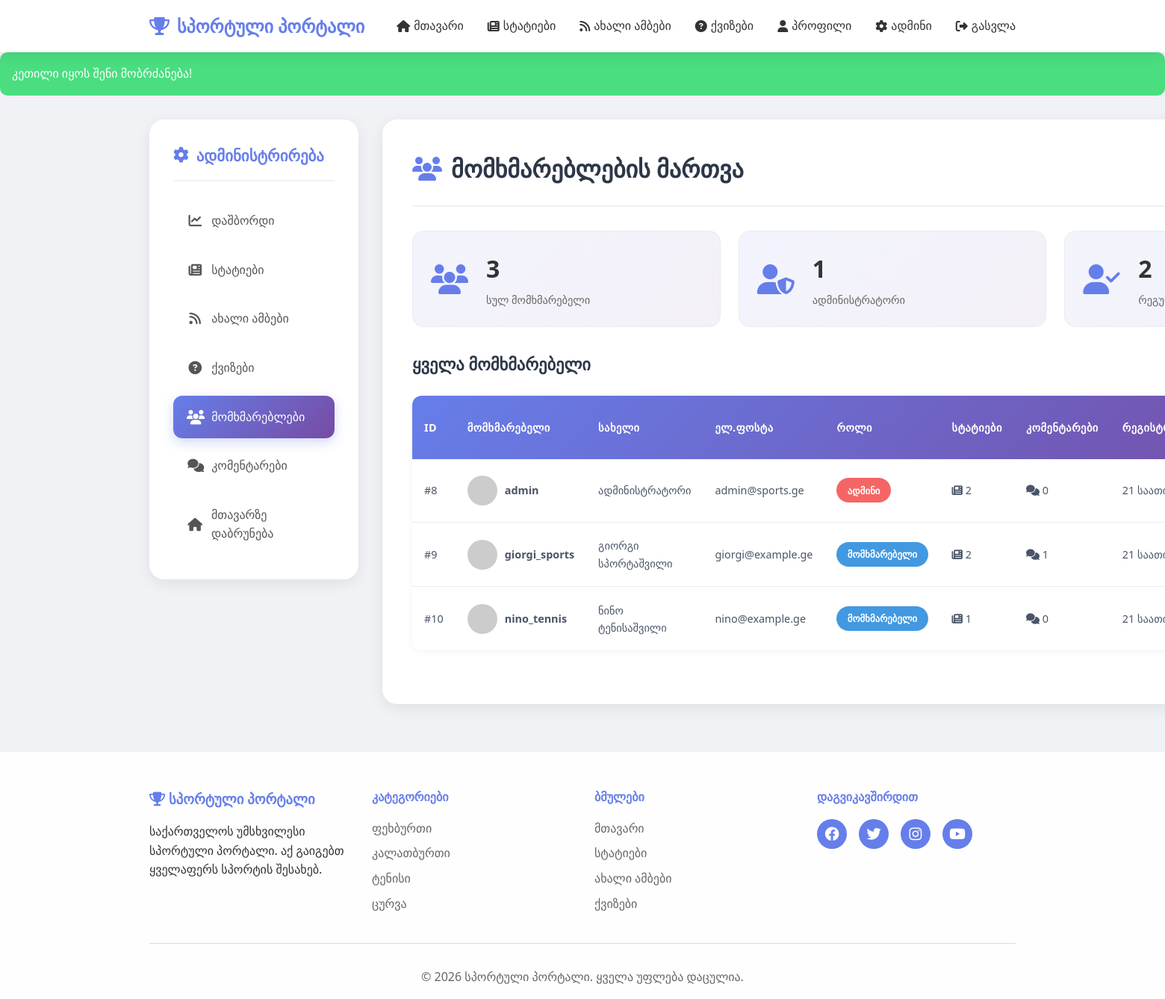
/admin/users.php (signed in), run on the app's committed database.
### tables this page shows
CREATE TABLE `users` (
  `id` int(11) NOT NULL,
  `username` varchar(50) NOT NULL,
  `email` varchar(100) NOT NULL,
  `password` varchar(255) NOT NULL,
  `full_name` varchar(100) NOT NULL,
  `profile_image` varchar(255) DEFAULT 'default.jpg',
  `role` enum('user','admin') DEFAULT 'user',
  `created_at` timestamp NOT NULL DEFAULT current_timestamp(),
  `last_login` timestamp NULL DEFAULT NULL
);

### admin/users.php (the view, shortened to what this page needs)
<?php
require_once '../config/database.php';
require_once '../includes/functions.php';
$stmt = $pdo->query("
    SELECT u.*,
    (SELECT COUNT(*) FROM articles WHERE user_id = u.id) as article_count,
    (SELECT COUNT(*) FROM comments WHERE user_id = u.id) as comment_count
    FROM users u
    ORDER BY u.created_at DESC
");
$users = $stmt->fetchAll();
include '../includes/header.php';
?>
<link rel="stylesheet" href="../css/admin_style.css">
<div class="container">
    <div class="admin-wrapper">
        <aside class="admin-sidebar">
            <h3><i class="fas fa-cog"></i> ადმინისტრირება</h3>
            <nav class="admin-nav">
                <a href="index.php"><i class="fas fa-chart-line"></i> დაშბორდი</a>
                <a href="articles.php"><i class="fas fa-newspaper"></i> სტატიები</a>
                <a href="news.php"><i class="fas fa-rss"></i> ახალი ამბები</a>
                <a href="quizzes.php"><i class="fas fa-question-circle"></i> ქვიზები</a>
                <a href="users.php" class="active"><i class="fas fa-users"></i> მომხმარებლები</a>
                <a href="comments.php"><i class="fas fa-comments"></i> კომენტარები</a>
                <a href="../index.php"><i class="fas fa-home"></i> მთავარზე დაბრუნება</a>
            </nav>
        </aside>
        <main class="admin-content">
            <div class="admin-header">
                <h1><i class="fas fa-users"></i> მომხმარებლების მართვა</h1>
            </div>
            <div class="user-stats">
                <div class="stat-box">
                    <i class="fas fa-users"></i>
                    <div>
                        <h3><?php echo count($users); ?></h3>
                        <p>სულ მომხმარებელი</p>
                    </div>
                </div>
                <div class="stat-box">
                    <i class="fas fa-user-shield"></i>
                    <div>
                        <h3><?php echo count(array_filter($users, fn($u) => $u['role'] === 'admin')); ?></h3>
                        <p>ადმინისტრატორი</p>
                    </div>
                </div>
                <div class="stat-box">
                    <i class="fas fa-user-check"></i>
                    <div>
                        <h3><?php echo count(array_filter($users, fn($u) => $u['role'] === 'user')); ?></h3>
                        <p>რეგულარული</p>
                    </div>
                </div>
            </div>
            <div class="admin-section">
                <h2>ყველა მომხმარებელი</h2>
                <div class="admin-table-wrapper">
                    <table class="admin-table">
                        <thead>
                            <tr>
                                <th>ID</th>
                                <th>მომხმარებელი</th>
                                <th>სახელი</th>
                                <th>ელ.ფოსტა</th>
                                <th>როლი</th>
                                <th>სტატიები</th>
                                <th>კომენტარები</th>
                                <th>რეგისტრაცია</th>
                            </tr>
                        </thead>
                        <tbody>
                            <?php foreach ($users as $user): ?>
                            <tr>
                                <td>#<?php echo $user['id']; ?></td>
                                <td>
                                    <div class="user-cell">
                                        <img src="../uploads/profiles/<?php echo $user['profile_image']; ?>"
                                             alt="<?php echo clean_input($user['username']); ?>"
                                             onerror="this.src='https://via.placeholder.com/40'"
                                             style="width: 40px; height: 40px; border-radius: 50%; object-fit: cover;">
                                        <strong><?php echo clean_input($user['username']); ?></strong>
                                    </div>
                                </td>
                                <td><?php echo clean_input($user['full_name']); ?></td>
                                <td><?php echo clean_input($user['email']); ?></td>
                                <td>
                                    <span class="role-badge <?php echo $user['role']; ?>">
                                        <?php echo $user['role'] === 'admin' ? 'ადმინი' : 'მომხმარებელი'; ?>
                                    </span>
                                </td>
                                <td><i class="fas fa-newspaper"></i> <?php echo $user['article_count']; ?></td>
                                <td><i class="fas fa-comments"></i> <?php echo $user['comment_count']; ?></td>
                                <td><?php echo format_date($user['created_at']); ?></td>
                            </tr>
                            <?php endforeach; ?>
                        </tbody>
                    </table>
                </div>
            </div>
        </main>
    </div>
</div>
<?php include '../includes/footer.php'; ?>

### css/style.css (style rules this page uses)
* { margin: 0; padding: 0; box-sizing: border-box; }
html { scroll-behavior: smooth; scroll-padding-top: 120px; }
body { font-family: 'Segoe UI', Tahoma, Geneva, Verdana, sans-serif; line-height: 1.6; color: #333; background: linear-gradient(135deg, #667eea 0%, #764ba2 100%); min-height: 100vh; }
.container { max-width: 1200px; margin: 0 auto; padding: 0 20px; }

### css/admin_style.css (style rules this page uses)
body.admin-page { background: #f0f2f5; }
.admin-wrapper { display: grid; grid-template-columns: 280px 1fr; gap: 2rem; margin-top: 2rem; min-height: calc(100vh - 200px); }
.admin-sidebar { background: white; padding: 2rem; border-radius: 20px; box-shadow: 0 5px 20px rgba(0,0,0,0.08); height: fit-content; position: sticky; top: 100px; }
.admin-sidebar h3 { color: #667eea; margin-bottom: 1.5rem; display: flex; align-items: center; gap: 10px; font-size: 1.3rem; padding-bottom: 1rem; border-bottom: 2px solid #f0f2f5; }
.admin-nav { display: flex; flex-direction: column; gap: 0.5rem; }
.admin-nav a { padding: 1rem 1.2rem; color: #555; text-decoration: none; border-radius: 12px; transition: all 0.3s; display: flex; align-items: center; gap: 12px; font-weight: 500; position: relative; overflow: hidden; }
.admin-nav a i { width: 20px; text-align: center; font-size: 1.1rem; transition: all 0.3s; }
.admin-nav a.active { background: linear-gradient(135deg, #667eea, #764ba2); color: white; box-shadow: 0 5px 15px rgba(102, 126, 234, 0.3); }
.admin-nav a.active i { transform: scale(1.1); }
.admin-content { background: white; padding: 2.5rem; border-radius: 20px; box-shadow: 0 5px 20px rgba(0,0,0,0.08); }
.admin-content h1 { color: #2d3748; margin-bottom: 2rem; font-size: 2rem; display: flex; align-items: center; gap: 12px; }
.admin-content h1 i { color: #667eea; }
.admin-header { display: flex; justify-content: space-between; align-items: center; margin-bottom: 2rem; padding-bottom: 1.5rem; border-bottom: 2px solid #f0f2f5; }
.admin-header h1 { margin: 0; }
.admin-section { margin-bottom: 2rem; }
.admin-section h2 { color: #2d3748; margin-bottom: 1.5rem; display: flex; align-items: center; gap: 10px; font-size: 1.4rem; }
.admin-table-wrapper { overflow-x: auto; border-radius: 12px; box-shadow: 0 2px 10px rgba(0,0,0,0.05); }
.admin-table { width: 100%; border-collapse: separate; border-spacing: 0; }
.admin-table thead { background: linear-gradient(135deg, #667eea, #764ba2); color: white; }
.admin-table th { padding: 1.2rem 1rem; text-align: left; font-weight: 600; font-size: 0.9rem; text-transform: uppercase; letter-spacing: 0.5px; }
.admin-table th:first-child { border-top-left-radius: 12px; }
.admin-table td { padding: 1.2rem 1rem; border-bottom: 1px solid #e9ecef; color: #4a5568; font-size: 0.9rem; }
.admin-table tbody tr { background: white; transition: all 0.2s; }
.admin-table tbody tr:last-child td { border-bottom: none; }
.role-badge { padding: 0.4rem 0.9rem; border-radius: 20px; font-size: 0.8rem; font-weight: 600; display: inline-block; }
.role-badge.admin { background: #f56565; color: white; }
.role-badge.user { background: #4299e1; color: white; }
.user-cell { display: flex; align-items: center; gap: 10px; }
.user-cell img { width: 40px; height: 40px; border-radius: 50%; object-fit: cover; }
.user-stats, .comment-stats { display: grid; grid-template-columns: repeat(auto-fit, minmax(200px, 1fr)); gap: 1.5rem; margin-bottom: 2rem; }
.stat-box { background: linear-gradient(135deg, rgba(102, 126, 234, 0.05), rgba(118, 75, 162, 0.05)); padding: 1.5rem; border-radius: 16px; display: flex; align-items: center; gap: 1.5rem; transition: all 0.3s; border: 1px solid #e9ecef; }
.stat-box i { font-size: 2.5rem; color: #667eea; }
.stat-box h3 { font-size: 2rem; color: #2d3748; margin-bottom: 0.3rem; }
.stat-box p { color: #718096; font-size: 0.9rem; font-weight: 500; }
.admin-content { animation: fadeIn 0.5s ease; }

### admin/users.php (style rules this page uses)
.user-stats { display: grid; grid-template-columns: repeat(auto-fit, minmax(200px, 1fr)); gap: 1.5rem; margin-bottom: 2rem; }
.stat-box { background: linear-gradient(135deg, #667eea15, #764ba215); padding: 1.5rem; border-radius: 15px; display: flex; align-items: center; gap: 1.5rem; }
.stat-box i { font-size: 2.5rem; color: #667eea; }
.stat-box h3 { font-size: 2rem; color: #333; margin-bottom: 0.3rem; }
.stat-box p { color: #666; font-size: 0.9rem; }
.user-cell { display: flex; align-items: center; gap: 10px; }

### data on the page
users: id "8", username "admin", full_name "ადმინისტრატორი", email "admin@sports.ge", role "ადმინი", article_count "2", comment_count "0", created_at "21…"
users: id "9", username "giorgi_sports", full_name "გიორგი სპორტაშვილი", email "giorgi@example.ge", role "მომხმარებელი", article_count "2", comment_count "1", created_at "21…"
users: id "10", username "nino_tennis", full_name "ნინო ტენისაშვილი", email "nino@example.ge", role "მომხმარებელი", article_count "1", comment_count "0", created_at "21…"

### other printed values
SITE_NAME "სპორტული პორტალი"
clean_input($_SESSION['message']) "კეთილი იყოს შენი მობრძანება!"
count($users) "3"
count(array_filter($users, fn($u) => $u['role'] === 'admin')) "1"
count(array_filter($users, fn($u) => $u['role'] === 'user')) "2"
